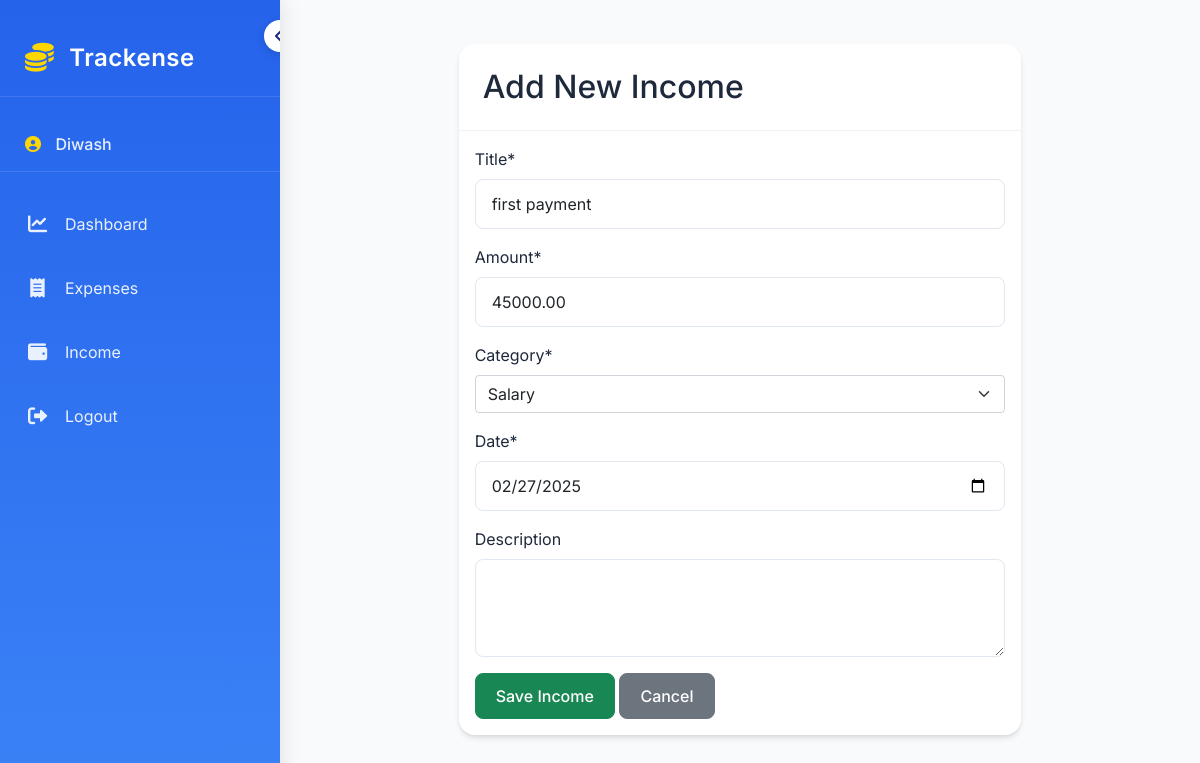
Screenshot of /income/edit/1/ (signed in) with the database file from the repository.
### trackense/models.py (models this page shows, shortened)
class Income(models.Model):
    CATEGORY_CHOICES = [
        ('Salary', 'Salary'),
        ('Freelance', 'Freelance'),
        ('Investment', 'Investment'),
        ('Gift', 'Gift'),
        ('Other', 'Other'),
    ]
    CATEGORY_ICONS = {
        'Salary': 'fas fa-briefcase',
        'Freelance': 'fas fa-laptop-code',
        'Investment': 'fas fa-chart-line',
        'Gift': 'fas fa-gift',
        'Other': 'fas fa-box',
    }
    title = models.CharField(max_length=100)
    amount = models.DecimalField(max_digits=10, decimal_places=2)
    category = models.CharField(max_length=20, choices=CATEGORY_CHOICES)
    date = models.DateField()
    description = models.TextField(blank=True)
    user = models.ForeignKey(User, on_delete=models.CASCADE)
    created_at = models.DateTimeField(auto_now_add=True)
    class Meta:
        ordering = ['-date', '-created_at']

### trackense/views.py (the view)
# urls.py: path('income/edit/<int:pk>/', views.edit_income, name='edit_income'),
@login_required
def edit_income(request, pk):
    income = get_object_or_404(Income, pk=pk, user=request.user)
    if request.method == 'POST':
        form = IncomeForm(request.POST, instance=income)
        if form.is_valid():
            form.save()
            messages.success(request, 'Income updated successfully!')
            return redirect('trackense:income_list')
    else:
        form = IncomeForm(instance=income)
    return render(request, 'trackense/income_form.html', {'form': form, 'edit_mode': True})

### trackense/forms.py
class IncomeForm(forms.ModelForm):
    class Meta:
        model = Income
        fields = ['title', 'amount', 'category', 'date', 'description']
        widgets = {
            'date': forms.DateInput(attrs={'type': 'date'}),
            'description': forms.Textarea(attrs={'rows': 3}),
        }

### trackense/templates/trackense/income_form.html (shortened to what this page needs)
{% extends 'base.html' %}
{% load crispy_forms_tags %}
{% block content %}
<div class="container mt-4">
    <div class="row justify-content-center">
        <div class="col-md-8">
            <div class="card">
                <div class="card-header">
                    <h2 class="mb-0">Add New Income</h2>
                </div>
                <div class="card-body">
                    <form method="post" novalidate>
                        {{ form|crispy }}
                        <div class="mt-3">
                            <button type="submit" class="btn btn-success">Save Income</button>
                            <a href="{% url 'trackense:income_list' %}" class="btn btn-secondary">Cancel</a>
                        </div>
                    </form>
                </div>
            </div>
        </div>
    </div>
</div>
{% endblock %}

### templates/base.html (shortened to what this page needs)
<!DOCTYPE html>
<html lang="en">
<head>
    {% load static %}
    <link href="https://cdn.jsdelivr.net/npm/bootstrap@5.1.3/dist/css/bootstrap.min.css" rel="stylesheet">
    <link href="https://cdnjs.cloudflare.com/ajax/libs/font-awesome/6.0.0-beta3/css/all.min.css" rel="stylesheet">
    <link href="{% static 'css/custom.css' %}" rel="stylesheet">
</head>
<body>
    {% block body %}
    <nav class="sidebar" id="sidebar" aria-expanded="true">
        <button class="toggle-btn"
                type="button"
                aria-label="Collapse Sidebar"
                title="Toggle Sidebar">
            <i class="fas fa-chevron-left" id="toggle-icon"></i>
        </button>
        <div class="brand-section">
            <a href="{% url 'trackense:dashboard' %}" title="Trackense">
                <i class="fas fa-coins"></i>
                <span>Trackense</span>
            </a>
        </div>
        {% if user.is_authenticated %}
        <div class="user-section">
            <i class="fas fa-user-circle"></i>
            <span>{{ user.username }}</span>
        </div>
        {% endif %}
        <div class="nav flex-column">
            <a class="nav-link {% if request.resolver_match.url_name == 'dashboard' %}active{% endif %}"
               href="{% url 'trackense:dashboard' %}"
               title="Dashboard">
                <i class="fas fa-chart-line"></i>
                <span>Dashboard</span>
            </a>
            <a class="nav-link {% if request.resolver_match.url_name == 'expense_list' %}active{% endif %}"
               href="{% url 'trackense:expense_list' %}"
               title="Expenses">
                <i class="fas fa-receipt"></i>
                <span>Expenses</span>
            </a>
            <a class="nav-link {% if request.resolver_match.url_name == 'income_list' %}active{% endif %}"
               href="{% url 'trackense:income_list' %}"
               title="Income">
                <i class="fas fa-wallet"></i>
                <span>Income</span>
            </a>
            {% if user.is_authenticated %}
                <form method="post" action="{% url 'logout' %}" class="mt-auto">
                    <button type="submit" class="nav-link border-0 bg-transparent w-100 text-start" title="Logout">
                        <i class="fas fa-sign-out-alt"></i>
                        <span>Logout</span>
                    </button>
                </form>
            {% endif %}
        </div>
    </nav>
    <main class="main-content" id="main-content">
        {% block content %}
        {% endblock %}
    </main>
    {% endblock %}
</body>
</html>

### static/css/custom.css (style rules this page uses)
:root { --primary-color: #2563eb; --secondary-color: #3b82f6; --success-color: #10b981; --danger-color: #ef4444; --background-color: #f8fafc; --card-background: #ffffff; --text-primary: #1e293b; --text-secondary: #64748b; }
body { background-color: var(--background-color); color: var(--text-primary); font-family: 'Inter', sans-serif; }
html, body { height: 100%; margin: 0; padding: 0; }
.sidebar { height: 100vh; background: linear-gradient(180deg, var(--primary-color) 0%, var(--secondary-color) 100%); padding-top: 20px; position: fixed; left: 0; width: 280px; transition: all 0.4s cubic-bezier(0.4, 0, 0.2, 1); box-shadow: 2px 0 20px rgba(0, 0, 0, 0.1); backdrop-filter: blur(10px); z-index: 1000; overflow-x: hidden; transform: translateX(0); }
.sidebar .nav-link { color: rgba(255, 255, 255, 0.9); padding: 15px 25px; display: flex; align-items: center; gap: 15px; white-space: nowrap; transition: all 0.3s; border-radius: 0 30px 30px 0; margin: 5px 0; margin-right: 15px; }
.sidebar .nav-link i { font-size: 1.2rem; min-width: 25px; text-align: center; transition: transform 0.3s; }
.sidebar .nav-link span { opacity: 1; transition: opacity 0.3s ease, transform 0.3s ease; transform: translateX(0); }
.sidebar .nav-link span, .sidebar .brand-section span, .sidebar .user-section span { opacity: 1; transition: all 0.3s ease; white-space: nowrap; }
.brand-section { padding: 20px 25px; border-bottom: 1px solid rgba(255, 255, 255, 0.1); margin-bottom: 20px; }
.brand-section a { color: #fff; text-decoration: none; font-size: 1.5rem; display: flex; align-items: center; gap: 15px; font-weight: 600; letter-spacing: 0.5px; }
.brand-section i { font-size: 1.8rem; color: #ffd700; }
.main-content { margin-left: 280px; padding: 20px; transition: margin-left 0.3s ease; width: calc(100% - 280px); }
.toggle-btn { position: absolute; right: -16px; top: 20px; background: #ffffff; color: #1a237e; border: none; border-radius: 50%; width: 32px; height: 32px; display: flex; align-items: center; justify-content: center; cursor: pointer; z-index: 1001; transition: all 0.3s cubic-bezier(0.4, 0, 0.2, 1); box-shadow: 0 2px 10px rgba(0, 0, 0, 0.15); left: auto; transform: rotate(0); transition: transform 0.4s cubic-bezier(0.4, 0, 0.2, 1); }
.toggle-btn i { transition: transform 0.4s cubic-bezier(0.4, 0, 0.2, 1); }
.sidebar .user-section { padding: 15px 25px; margin-bottom: 20px; border-bottom: 1px solid rgba(255, 255, 255, 0.1); }
.sidebar .user-section i { color: #ffd700; margin-right: 10px; }
.sidebar .user-section span { color: rgba(255, 255, 255, 0.9); font-weight: 500; }
.card { border: none; border-radius: 1rem; background: var(--card-background); box-shadow: 0 4px 6px -1px rgb(0 0 0 / 0.1), 0 2px 4px -2px rgb(0 0 0 / 0.1); transition: all 0.3s ease; }
.card-header { background: transparent; border-bottom: 1px solid rgba(0, 0, 0, 0.05); padding: 1.5rem; }
.card-body { padding: 1.5rem; }
.btn { padding: 0.625rem 1.25rem; border-radius: 0.5rem; font-weight: 500; transition: all 0.3s ease; }
.form-control { padding: 0.75rem 1rem; border-radius: 0.5rem; border: 1px solid #e2e8f0; transition: all 0.3s ease; }
@media (max-width: 1200px) { .card-body { padding: 1rem; } }

### rows the page displays
Income: title "first payment", amount "45000.00", category "Salary", date "02/27/2025"

### other values shown
{{ user.username }} "Diwash"
